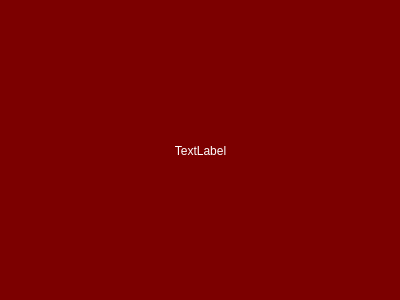
<?xml version="1.0" encoding="UTF-8"?>
<ui version="4.0">
 <class>errMsg</class>
 <widget class="QDialog" name="errMsg">
  <property name="geometry">
   <rect>
    <x>0</x>
    <y>0</y>
    <width>400</width>
    <height>300</height>
   </rect>
  </property>
  <property name="sizePolicy">
   <sizepolicy hsizetype="Fixed" vsizetype="Fixed">
    <horstretch>0</horstretch>
    <verstretch>0</verstretch>
   </sizepolicy>
  </property>
  <property name="minimumSize">
   <size>
    <width>400</width>
    <height>300</height>
   </size>
  </property>
  <property name="maximumSize">
   <size>
    <width>400</width>
    <height>300</height>
   </size>
  </property>
  <property name="palette">
   <palette>
    <active>
     <colorrole role="WindowText">
      <brush brushstyle="SolidPattern">
       <color alpha="255">
        <red>255</red>
        <green>255</green>
        <blue>255</blue>
       </color>
      </brush>
     </colorrole>
     <colorrole role="Button">
      <brush brushstyle="SolidPattern">
       <color alpha="255">
        <red>124</red>
        <green>0</green>
        <blue>0</blue>
       </color>
      </brush>
     </colorrole>
     <colorrole role="Light">
      <brush brushstyle="SolidPattern">
       <color alpha="255">
        <red>186</red>
        <green>0</green>
        <blue>0</blue>
       </color>
      </brush>
     </colorrole>
     <colorrole role="Midlight">
      <brush brushstyle="SolidPattern">
       <color alpha="255">
        <red>155</red>
        <green>0</green>
        <blue>0</blue>
       </color>
      </brush>
     </colorrole>
     <colorrole role="Dark">
      <brush brushstyle="SolidPattern">
       <color alpha="255">
        <red>62</red>
        <green>0</green>
        <blue>0</blue>
       </color>
      </brush>
     </colorrole>
     <colorrole role="Mid">
      <brush brushstyle="SolidPattern">
       <color alpha="255">
        <red>83</red>
        <green>0</green>
        <blue>0</blue>
       </color>
      </brush>
     </colorrole>
     <colorrole role="Text">
      <brush brushstyle="SolidPattern">
       <color alpha="255">
        <red>255</red>
        <green>255</green>
        <blue>255</blue>
       </color>
      </brush>
     </colorrole>
     <colorrole role="BrightText">
      <brush brushstyle="SolidPattern">
       <color alpha="255">
        <red>255</red>
        <green>255</green>
        <blue>255</blue>
       </color>
      </brush>
     </colorrole>
     <colorrole role="ButtonText">
      <brush brushstyle="SolidPattern">
       <color alpha="255">
        <red>255</red>
        <green>255</green>
        <blue>255</blue>
       </color>
      </brush>
     </colorrole>
     <colorrole role="Base">
      <brush brushstyle="SolidPattern">
       <color alpha="255">
        <red>0</red>
        <green>0</green>
        <blue>0</blue>
       </color>
      </brush>
     </colorrole>
     <colorrole role="Window">
      <brush brushstyle="SolidPattern">
       <color alpha="255">
        <red>124</red>
        <green>0</green>
        <blue>0</blue>
       </color>
      </brush>
     </colorrole>
     <colorrole role="Shadow">
      <brush brushstyle="SolidPattern">
       <color alpha="255">
        <red>0</red>
        <green>0</green>
        <blue>0</blue>
       </color>
      </brush>
     </colorrole>
     <colorrole role="AlternateBase">
      <brush brushstyle="SolidPattern">
       <color alpha="255">
        <red>62</red>
        <green>0</green>
        <blue>0</blue>
       </color>
      </brush>
     </colorrole>
     <colorrole role="ToolTipBase">
      <brush brushstyle="SolidPattern">
       <color alpha="255">
        <red>255</red>
        <green>255</green>
        <blue>220</blue>
       </color>
      </brush>
     </colorrole>
     <colorrole role="ToolTipText">
      <brush brushstyle="SolidPattern">
       <color alpha="255">
        <red>0</red>
        <green>0</green>
        <blue>0</blue>
       </color>
      </brush>
     </colorrole>
     <colorrole role="PlaceholderText">
      <brush brushstyle="SolidPattern">
       <color alpha="128">
        <red>255</red>
        <green>255</green>
        <blue>255</blue>
       </color>
      </brush>
     </colorrole>
    </active>
    <inactive>
     <colorrole role="WindowText">
      <brush brushstyle="SolidPattern">
       <color alpha="255">
        <red>255</red>
        <green>255</green>
        <blue>255</blue>
       </color>
      </brush>
     </colorrole>
     <colorrole role="Button">
      <brush brushstyle="SolidPattern">
       <color alpha="255">
        <red>124</red>
        <green>0</green>
        <blue>0</blue>
       </color>
      </brush>
     </colorrole>
     <colorrole role="Light">
      <brush brushstyle="SolidPattern">
       <color alpha="255">
        <red>186</red>
        <green>0</green>
        <blue>0</blue>
       </color>
      </brush>
     </colorrole>
     <colorrole role="Midlight">
      <brush brushstyle="SolidPattern">
       <color alpha="255">
        <red>155</red>
        <green>0</green>
        <blue>0</blue>
       </color>
      </brush>
     </colorrole>
     <colorrole role="Dark">
      <brush brushstyle="SolidPattern">
       <color alpha="255">
        <red>62</red>
        <green>0</green>
        <blue>0</blue>
       </color>
      </brush>
     </colorrole>
     <colorrole role="Mid">
      <brush brushstyle="SolidPattern">
       <color alpha="255">
        <red>83</red>
        <green>0</green>
        <blue>0</blue>
       </color>
      </brush>
     </colorrole>
     <colorrole role="Text">
      <brush brushstyle="SolidPattern">
       <color alpha="255">
        <red>255</red>
        <green>255</green>
        <blue>255</blue>
       </color>
      </brush>
     </colorrole>
     <colorrole role="BrightText">
      <brush brushstyle="SolidPattern">
       <color alpha="255">
        <red>255</red>
        <green>255</green>
        <blue>255</blue>
       </color>
      </brush>
     </colorrole>
     <colorrole role="ButtonText">
      <brush brushstyle="SolidPattern">
       <color alpha="255">
        <red>255</red>
        <green>255</green>
        <blue>255</blue>
       </color>
      </brush>
     </colorrole>
     <colorrole role="Base">
      <brush brushstyle="SolidPattern">
       <color alpha="255">
        <red>0</red>
        <green>0</green>
        <blue>0</blue>
       </color>
      </brush>
     </colorrole>
     <colorrole role="Window">
      <brush brushstyle="SolidPattern">
       <color alpha="255">
        <red>124</red>
        <green>0</green>
        <blue>0</blue>
       </color>
      </brush>
     </colorrole>
     <colorrole role="Shadow">
      <brush brushstyle="SolidPattern">
       <color alpha="255">
        <red>0</red>
        <green>0</green>
        <blue>0</blue>
       </color>
      </brush>
     </colorrole>
     <colorrole role="AlternateBase">
      <brush brushstyle="SolidPattern">
       <color alpha="255">
        <red>62</red>
        <green>0</green>
        <blue>0</blue>
       </color>
      </brush>
     </colorrole>
     <colorrole role="ToolTipBase">
      <brush brushstyle="SolidPattern">
       <color alpha="255">
        <red>255</red>
        <green>255</green>
        <blue>220</blue>
       </color>
      </brush>
     </colorrole>
     <colorrole role="ToolTipText">
      <brush brushstyle="SolidPattern">
       <color alpha="255">
        <red>0</red>
        <green>0</green>
        <blue>0</blue>
       </color>
      </brush>
     </colorrole>
     <colorrole role="PlaceholderText">
      <brush brushstyle="SolidPattern">
       <color alpha="128">
        <red>255</red>
        <green>255</green>
        <blue>255</blue>
       </color>
      </brush>
     </colorrole>
    </inactive>
    <disabled>
     <colorrole role="WindowText">
      <brush brushstyle="SolidPattern">
       <color alpha="255">
        <red>62</red>
        <green>0</green>
        <blue>0</blue>
       </color>
      </brush>
     </colorrole>
     <colorrole role="Button">
      <brush brushstyle="SolidPattern">
       <color alpha="255">
        <red>124</red>
        <green>0</green>
        <blue>0</blue>
       </color>
      </brush>
     </colorrole>
     <colorrole role="Light">
      <brush brushstyle="SolidPattern">
       <color alpha="255">
        <red>186</red>
        <green>0</green>
        <blue>0</blue>
       </color>
      </brush>
     </colorrole>
     <colorrole role="Midlight">
      <brush brushstyle="SolidPattern">
       <color alpha="255">
        <red>155</red>
        <green>0</green>
        <blue>0</blue>
       </color>
      </brush>
     </colorrole>
     <colorrole role="Dark">
      <brush brushstyle="SolidPattern">
       <color alpha="255">
        <red>62</red>
        <green>0</green>
        <blue>0</blue>
       </color>
      </brush>
     </colorrole>
     <colorrole role="Mid">
      <brush brushstyle="SolidPattern">
       <color alpha="255">
        <red>83</red>
        <green>0</green>
        <blue>0</blue>
       </color>
      </brush>
     </colorrole>
     <colorrole role="Text">
      <brush brushstyle="SolidPattern">
       <color alpha="255">
        <red>62</red>
        <green>0</green>
        <blue>0</blue>
       </color>
      </brush>
     </colorrole>
     <colorrole role="BrightText">
      <brush brushstyle="SolidPattern">
       <color alpha="255">
        <red>255</red>
        <green>255</green>
        <blue>255</blue>
       </color>
      </brush>
     </colorrole>
     <colorrole role="ButtonText">
      <brush brushstyle="SolidPattern">
       <color alpha="255">
        <red>62</red>
        <green>0</green>
        <blue>0</blue>
       </color>
      </brush>
     </colorrole>
     <colorrole role="Base">
      <brush brushstyle="SolidPattern">
       <color alpha="255">
        <red>124</red>
        <green>0</green>
        <blue>0</blue>
       </color>
      </brush>
     </colorrole>
     <colorrole role="Window">
      <brush brushstyle="SolidPattern">
       <color alpha="255">
        <red>124</red>
        <green>0</green>
        <blue>0</blue>
       </color>
      </brush>
     </colorrole>
     <colorrole role="Shadow">
      <brush brushstyle="SolidPattern">
       <color alpha="255">
        <red>0</red>
        <green>0</green>
        <blue>0</blue>
       </color>
      </brush>
     </colorrole>
     <colorrole role="AlternateBase">
      <brush brushstyle="SolidPattern">
       <color alpha="255">
        <red>124</red>
        <green>0</green>
        <blue>0</blue>
       </color>
      </brush>
     </colorrole>
     <colorrole role="ToolTipBase">
      <brush brushstyle="SolidPattern">
       <color alpha="255">
        <red>255</red>
        <green>255</green>
        <blue>220</blue>
       </color>
      </brush>
     </colorrole>
     <colorrole role="ToolTipText">
      <brush brushstyle="SolidPattern">
       <color alpha="255">
        <red>0</red>
        <green>0</green>
        <blue>0</blue>
       </color>
      </brush>
     </colorrole>
     <colorrole role="PlaceholderText">
      <brush brushstyle="SolidPattern">
       <color alpha="128">
        <red>255</red>
        <green>255</green>
        <blue>255</blue>
       </color>
      </brush>
     </colorrole>
    </disabled>
   </palette>
  </property>
  <property name="windowTitle">
   <string>Error</string>
  </property>
  <widget class="QLabel" name="label">
   <property name="geometry">
    <rect>
     <x>20</x>
     <y>90</y>
     <width>361</width>
     <height>121</height>
    </rect>
   </property>
   <property name="sizePolicy">
    <sizepolicy hsizetype="Expanding" vsizetype="Expanding">
     <horstretch>0</horstretch>
     <verstretch>0</verstretch>
    </sizepolicy>
   </property>
   <property name="text">
    <string>TextLabel</string>
   </property>
   <property name="alignment">
    <set>Qt::AlignCenter</set>
   </property>
  </widget>
 </widget>
 <resources/>
 <connections/>
</ui>
